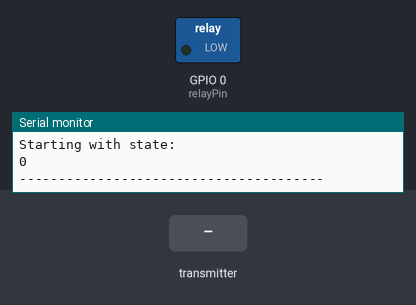
This sketch was run on a simulated ESP32. Parts: switched loads named in the sketch (green lamp = pin HIGH), the last lines printed to the serial monitor. The test bench sets the inputs (shaded band).

Above: at 1.2 s.
1.3 s: the transmitter starts sending ventStatus = 1
At 1.8 s:
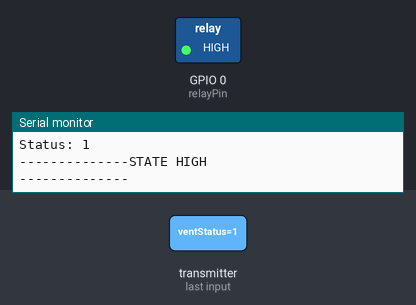
2.8 s: the transmitter starts sending ventStatus = 0
At 4.1 s:
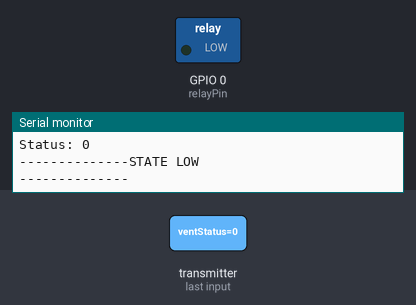
Timing chart, 0 to 5.8 s (numbered marks = the images above; inputs shaded):
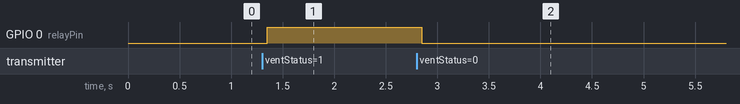

Measured:
- after the input at 1.3 s, GPIO 0 (relayPin): LOW → HIGH after 0.05 s
- after the input at 2.8 s, GPIO 0 (relayPin): HIGH → LOW after 0.05 s

The sketch:

ESP32_Receiver.ino
```cpp
#include <esp_now.h>
#include <WiFi.h>

//recv: uint8_t broadcastAddress[] = {0x24, 0x6F, 0x28, 0xCF, 0xAF, 0xDC};
//sender: uint8_t broadcastAddress[] = {0xAC, 0x67, 0xB2, 0x00, 0x35, 0xC0};

int relayPin = 0;
bool relayState;
bool buttonStateTemp;

typedef struct struct_message {
  bool ventStatus;
} struct_message;

struct_message ventData;

void OnDataRecv(const uint8_t * mac, const uint8_t *incomingData, int len) {
  memcpy(&ventData, incomingData, sizeof(ventData));
  Serial.print("Bytes received: ");
  Serial.println(len);
  Serial.print("Status: ");
  Serial.println(ventData.ventStatus);
  relayState = ventData.ventStatus;

  if (relayState == true) {
  digitalWrite(relayPin, HIGH);
  buttonStateTemp = true;
  Serial.println("\n--------------STATE HIGH\n--------------");
  } else if (relayState == false){
    digitalWrite(relayPin, LOW);
    buttonStateTemp = false;
    Serial.println("\n--------------STATE LOW\n--------------");
  }
}

void setup() {
  Serial.begin(115200);

  WiFi.mode(WIFI_STA);

  // Init ESP-NOW
  if (esp_now_init() != ESP_OK) {
    Serial.println("Error initializing ESP-NOW");
    return;
  }

  esp_now_register_recv_cb(OnDataRecv);

  pinMode(relayPin, OUTPUT);

  Serial.println("--------------------------\nStarting with state: ");
  Serial.print(digitalRead(relayPin));
  Serial.println("\n---------------------------------------");

}

void loop() {

}
```
